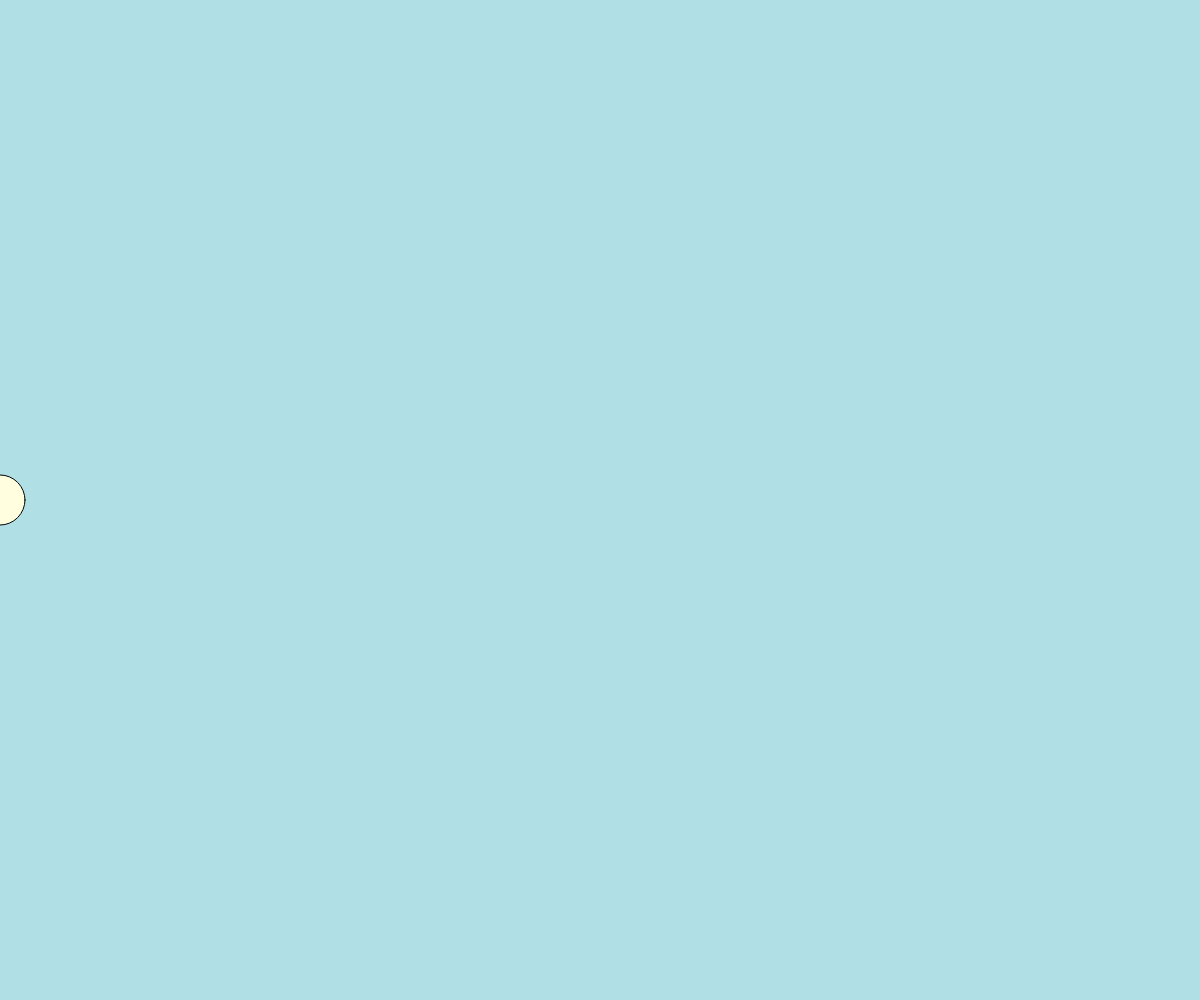
Frame 1 (no input)
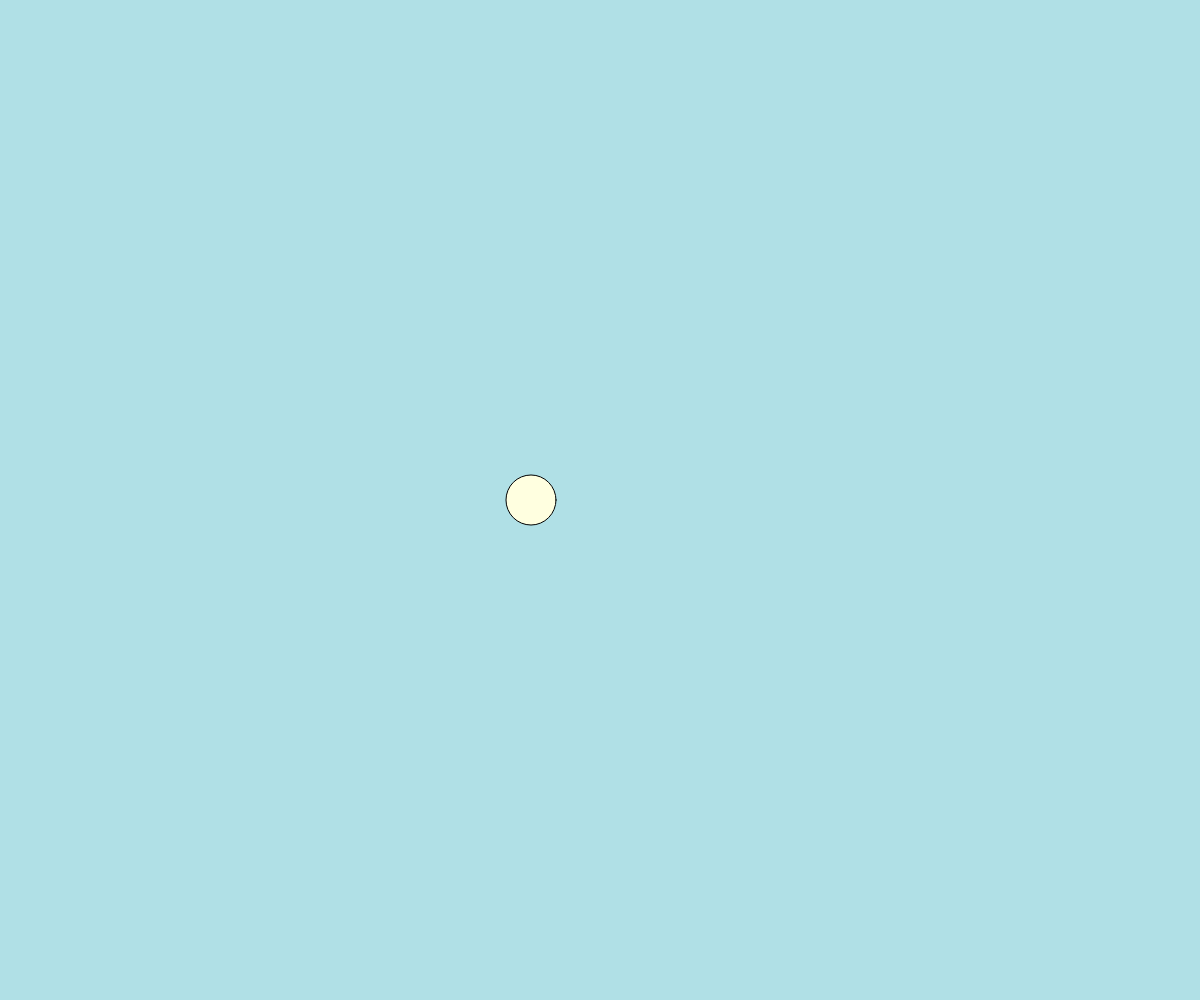
Frame 60 (no input)
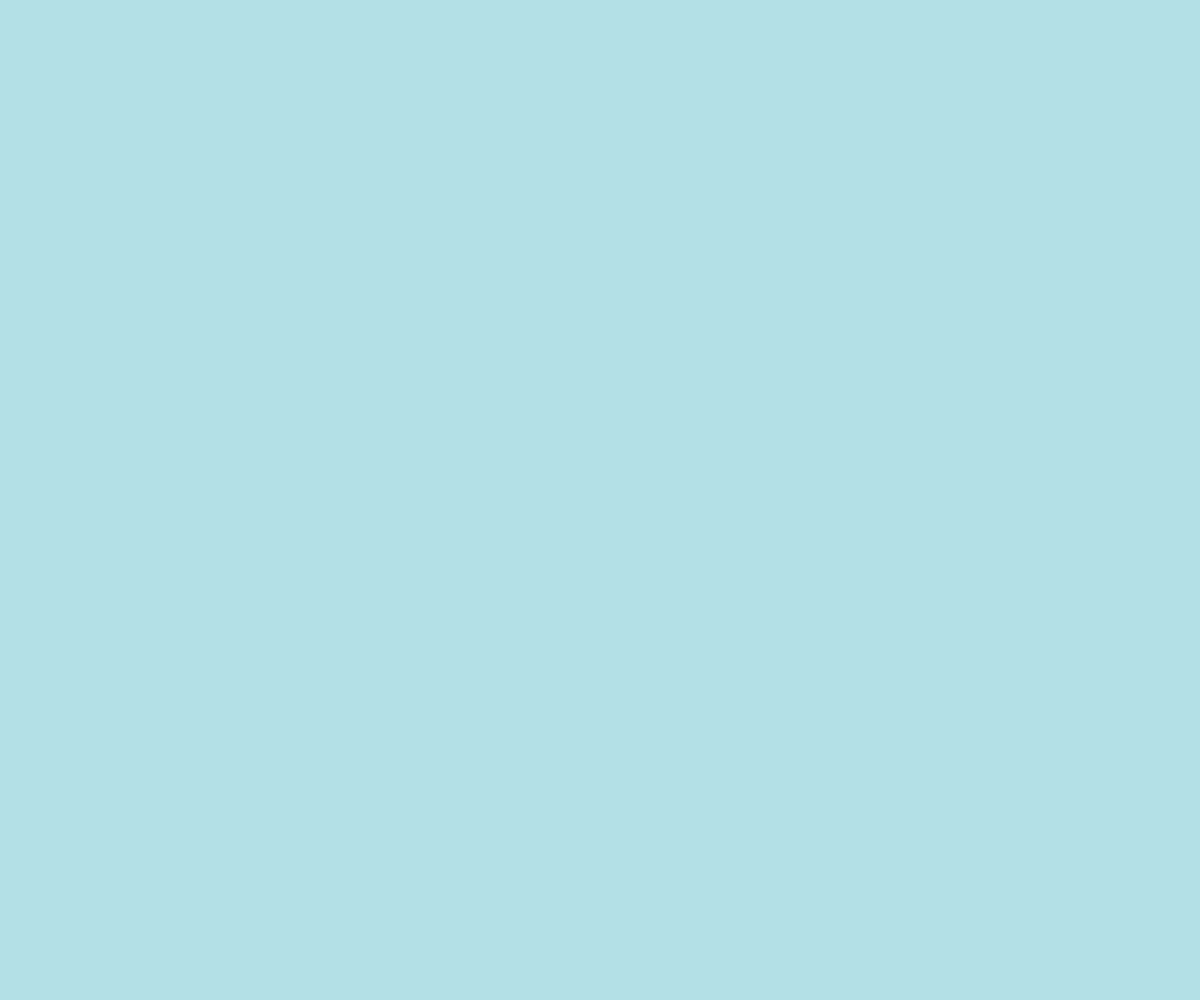
Frame 120 (the mouse pressed at the canvas centre since frame 60)

The p5.js sketch that drew these frames (run headless with seeded random() and noise() and a simulated clock; from frame 60 on, the mouse is pressed at the canvas centre):

// p5.js sketch
// ── sketch.js
let pos;
let vel;
let acc;
let mass = 1;
let radius = 50;

// equation of motion F = ma, a = F/m
function setup() {
    createCanvas(windowWidth, windowHeight);
    pos = createVector(0, height/2);
    vel = createVector(0, 0);
    acc = createVector(0.3, 0);
    console.log(pos);
}

function draw() {
    background(176, 224, 230);
    fill(255, 255, 224);
    stroke(0);
    ellipse(pos.x, pos.y, radius, radius);
    update();
}

function update(){
    vel.add(acc);
    pos.add(vel);
}
